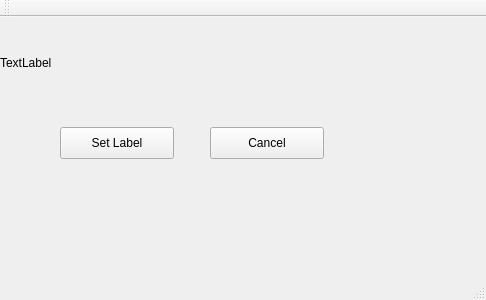
<?xml version="1.0" encoding="UTF-8"?>
<ui version="4.0">
 <class>labelchanger</class>
 <widget class="QMainWindow" name="labelchanger">
  <property name="geometry">
   <rect>
    <x>0</x>
    <y>0</y>
    <width>486</width>
    <height>300</height>
   </rect>
  </property>
  <property name="windowTitle">
   <string>labelchanger</string>
  </property>
  <widget class="QWidget" name="centralWidget">
   <widget class="QPushButton" name="setButton">
    <property name="geometry">
     <rect>
      <x>60</x>
      <y>110</y>
      <width>114</width>
      <height>32</height>
     </rect>
    </property>
    <property name="text">
     <string>Set Label</string>
    </property>
   </widget>
   <widget class="QPushButton" name="cancelButton">
    <property name="geometry">
     <rect>
      <x>210</x>
      <y>110</y>
      <width>114</width>
      <height>32</height>
     </rect>
    </property>
    <property name="text">
     <string>Cancel</string>
    </property>
   </widget>
   <widget class="QLabel" name="label">
    <property name="geometry">
     <rect>
      <x>0</x>
      <y>0</y>
      <width>481</width>
      <height>91</height>
     </rect>
    </property>
    <property name="text">
     <string>TextLabel</string>
    </property>
   </widget>
  </widget>
  <widget class="QMenuBar" name="menuBar">
   <property name="geometry">
    <rect>
     <x>0</x>
     <y>0</y>
     <width>486</width>
     <height>22</height>
    </rect>
   </property>
  </widget>
  <widget class="QToolBar" name="mainToolBar">
   <attribute name="toolBarArea">
    <enum>TopToolBarArea</enum>
   </attribute>
   <attribute name="toolBarBreak">
    <bool>false</bool>
   </attribute>
  </widget>
  <widget class="QStatusBar" name="statusBar"/>
 </widget>
 <layoutdefault spacing="6" margin="11"/>
 <resources/>
 <connections/>
</ui>
